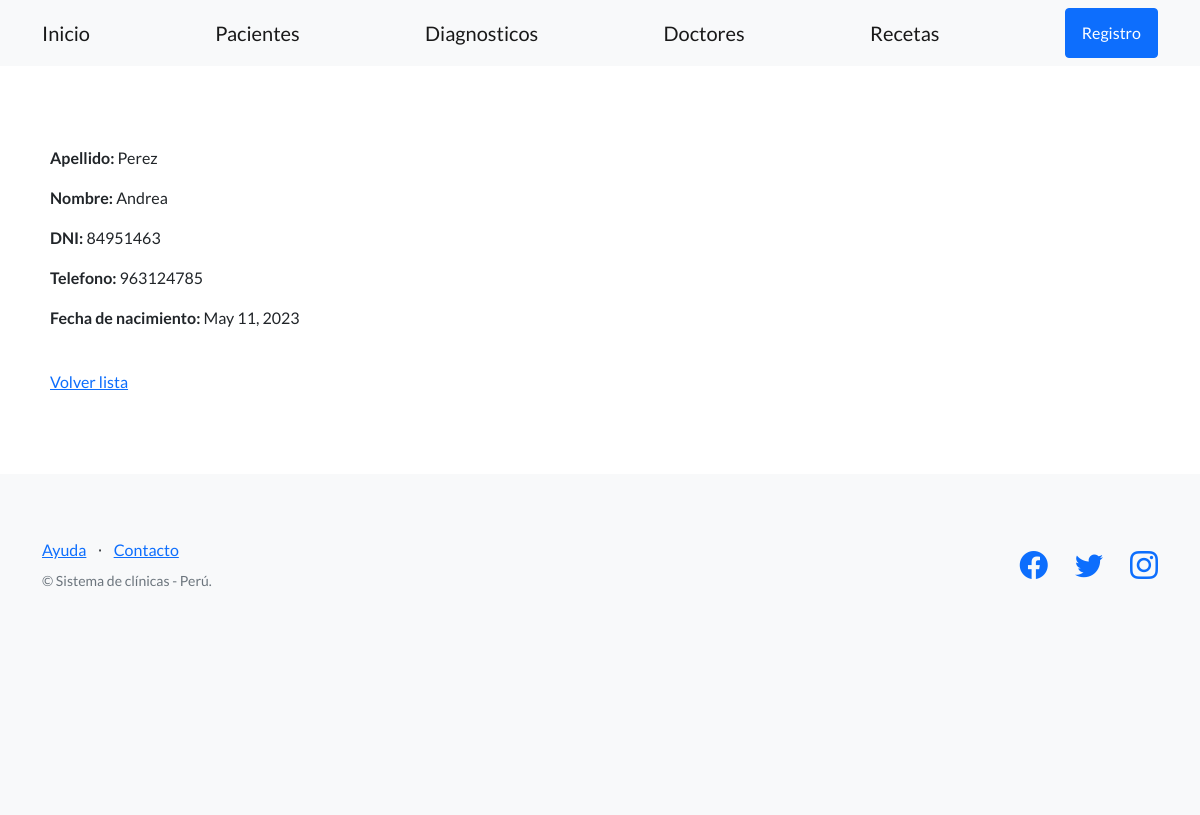
The app's page /clinica/pacientes/2 with its own data.
### control_clinica/models.py (models this page shows, shortened)
class Paciente(models.Model):
    apellido = models.CharField(max_length=256)
    nombre = models.CharField(max_length=256)
    telefono = models.CharField(max_length=20, blank=True)
    dni = models.CharField(max_length=32)
    fecha_nacimiento = models.DateField()

### control_clinica/views.py (the view)
# urls.py: path("pacientes/<int:pk>", PacienteDetailView.as_view(), name="ver_paciente"),
class PacienteDetailView(DetailView):
    model = Paciente

### control_clinica/templates/control_clinica/paciente_detail.html
{% extends "control_clinica/base.html" %}
{% block contenido %}
<p>
    <strong>Apellido: </strong> {{object.apellido}}
</p>
<p>
    <strong>Nombre: </strong> {{object.nombre}}
</p>
<p>
    <strong>DNI: </strong> {{object.dni}}
</p>
<p>
    <strong>Telefono: </strong> {{object.telefono}}
</p>
<p>
    <strong>Fecha de nacimiento: </strong> {{object.fecha_nacimiento}}
</p>
<br>
<a href="{% url 'listar_pacientes' %}">Volver lista</a>
{% endblock contenido %}

### records on screen
Paciente: apellido "Perez", nombre "Andrea", dni "84951463", telefono "963124785", fecha_nacimiento "May 11, 2023"
